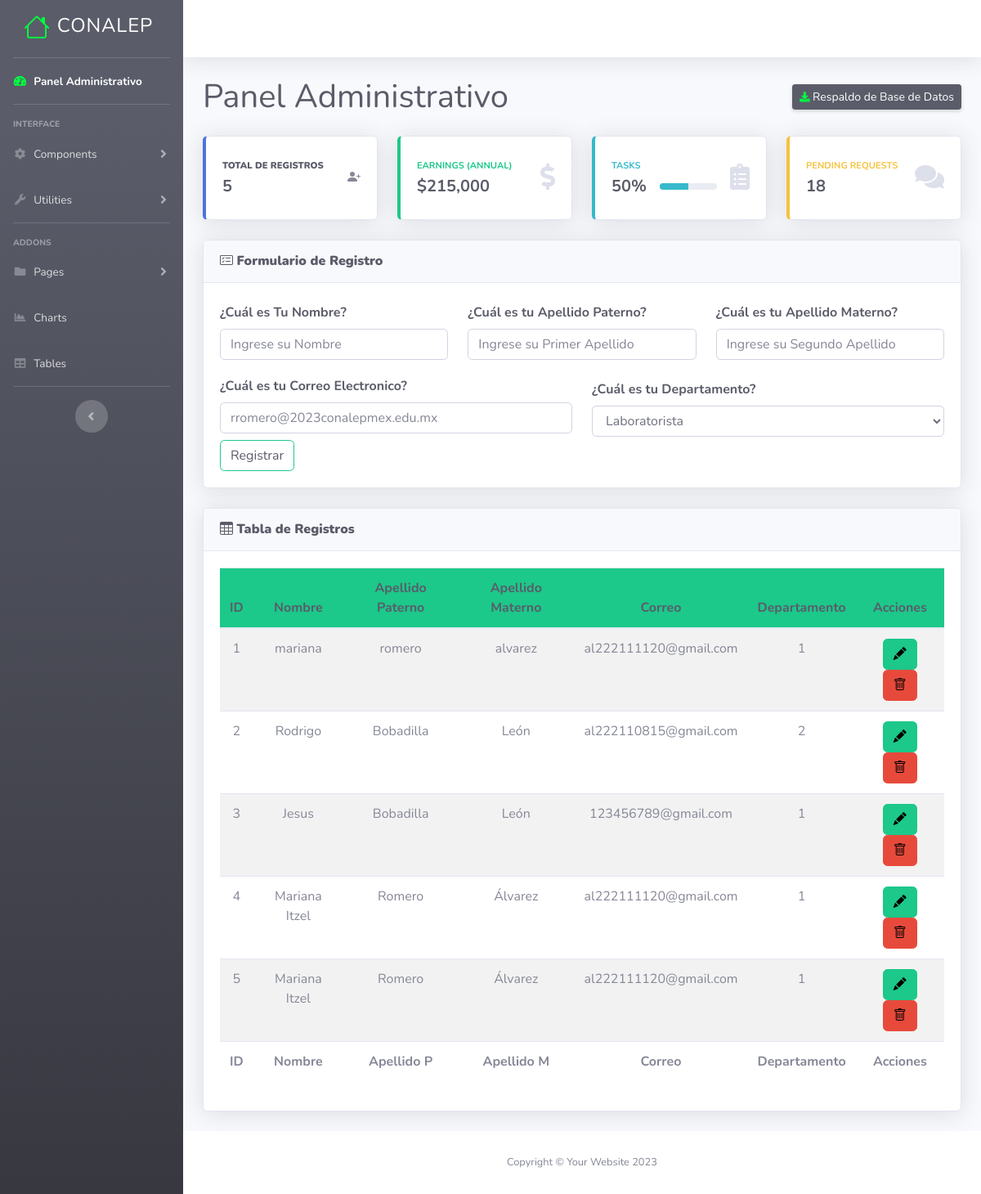
The page / on the database its author committed.
### tables this page shows
CREATE TABLE `usuarios` (
  `id_usuario` int(8) NOT NULL AUTO_INCREMENT,
  `nombreu` varchar(100) NOT NULL,
  `appu` varchar(100) NOT NULL,
  `apmu` varchar(100) NOT NULL,
  `emailu` varchar(100) NOT NULL,
  `id_departamento` int(11) DEFAULT NULL,
  PRIMARY KEY (`id_usuario`),
  KEY `id_departamento` (`id_departamento`),
  CONSTRAINT `usuarios_ibfk_1` FOREIGN KEY (`id_departamento`) REFERENCES `departamento` (`id_departamento`)
);

### index.php (the view, shortened to what the rows shown need)
<!DOCTYPE html>
<html lang="en">
<head>
    <link href="vendor/fontawesome-free/css/all.min.css" rel="stylesheet" type="text/css">
    <link rel="stylesheet" href="https://cdn.jsdelivr.net/npm/bootstrap-icons@1.10.5/font/bootstrap-icons.css">
    <link href="css/sb-admin-2.min.css" rel="stylesheet">
</head>
<body id="page-top">
    <div id="wrapper">
        <div id="content-wrapper" class="d-flex flex-column">
            <div id="content">
                <div class="container-fluid">
                    <div class="d-sm-flex align-items-center justify-content-between mb-4">
                        <h1 class="h1 mb-0 text-gray-800">Panel Administrativo</h1>
                    </div>
                    <div class="row">
                        <div class="col-lg-12 mb-6">
                            <div class="card shadow mb-4">
                                <div class="card-body">
                                    <div class="table-responsive">
                                        <table class="table table-striped">
                                            <thead class="text-center text-dark bg-success">
                                                <tr>
                                                    <th>ID</th>
                                                    <th>Nombre</th>
                                                    <th>Apellido Paterno</th>
                                                    <th>Apellido Materno</th>
                                                    <th>Correo</th>
                                                    <th>Departamento</th>
                                                    <th>Acciones</th>
                                                </tr>
                                            </thead>
                                            <tfoot class="text-center">
                                                <tr>
                                                    <th>ID</th>
                                                    <th>Nombre</th>
                                                    <th>Apellido P</th>
                                                    <th>Apellido M</th>
                                                    <th>Correo</th>
                                                    <th>Departamento</th>
                                                    <th>Acciones</th>
                                                </tr>
                                            </tfoot>
                                            <tbody class="text-center">
                                                <?php
                                                include "Models/conexion.php";
                                                $sql = $conexion->query("SELECT * FROM usuarios");
                                                while ($datos = $sql->fetch_object()) { ?>
                                                    <tr>
                                                        <td><?= $datos->id_usuario ?></td>
                                                        <td><?= $datos->nombreu ?></td>
                                                        <td><?= $datos->appu ?></td>
                                                        <td><?= $datos->apmu ?></td>
                                                        <td><?= $datos->emailu ?></td>
                                                        <td><?= $datos->id_departamento ?></td>
                                                        <td>
                                                            <a href="UpdateUsuarios.php?id=<?= $datos->id_usuario ?>" class="btn btn-small btn-success" style="color:black"><i class="bi bi-pencil-fill"></i></a>
                                                            <a href="index.php?id=<?= $datos->id_usuario ?>" class="btn btn-small btn-danger" style="color:black"><i class="bi bi-trash"></i></a>
                                                        </td>
                                                    </tr>
                                                <?php }
                                                ?>
                                            </tbody>
                                        </table>
                                    </div>
                                </div>
                            </div>
                        </div>
                    </div>
                </div>
            </div>
        </div>
    </div>
</body>
</html>

### rows shown on the page
usuarios: id_usuario "1", nombreu "mariana", appu "romero", apmu "alvarez", emailu "al222111120@gmail.com", id_departamento "1"
usuarios: id_usuario "2", nombreu "Rodrigo", appu "Bobadilla", apmu "León", emailu "al222110815@gmail.com", id_departamento "2"
usuarios: id_usuario "3", nombreu "Jesus", appu "Bobadilla", apmu "León", emailu "123456789@gmail.com", id_departamento "1"
usuarios: id_usuario "4", nombreu "Mariana Itzel", appu "Romero", apmu "Álvarez", emailu "al222111120@gmail.com", id_departamento "1"
usuarios: id_usuario "5", nombreu "Mariana Itzel", appu "Romero", apmu "Álvarez", emailu "al222111120@gmail.com", id_departamento "1"

### other values the page prints
$row "5"
form field id_departamento "Laboratorista"
